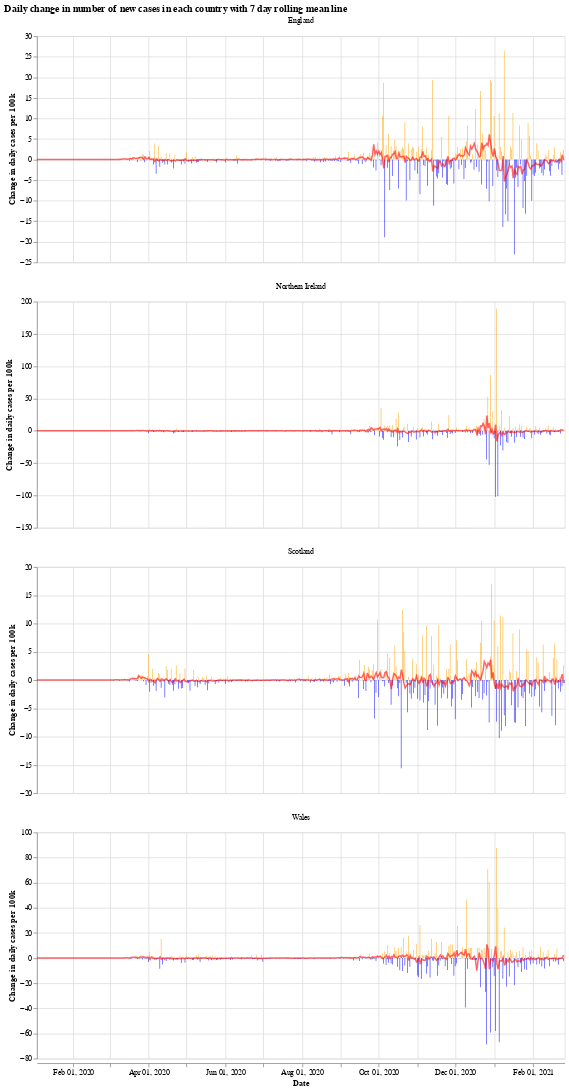

The notebook cell saved with this chart:
### Markdown cell above
We will use the Python library `Altair` for visualising the data, see the [altair docs](https://altair-viz.github.io/) for more information.

First we have a graph which shows the daily change in the number of new cases for each country. This number jumps up and down all over the place, which is likely due to delay in reporting of new cases over the weekend. Another interesting thing is that it looks like the daily cases in Wales experienced a much shorter period of calm over the summer (calm in the sense of daily cases not jumping up and down).

The orange bars are days when the number of new cases (per 100k population) was more than the previous day, while the blue are days when the number of new cases dropped. The red line is the 7 day moving average. 

When the moving average line is below 0, it means that there is a consistent drop in new cases. We can see this clearly happening around the times that lockdowns were introduced (though, to varying degrees). I will update the graphs soon with a marker of when each lockdown started.

### Code cell
# collapse
import altair as alt

bars = alt.Chart(uk_cases).mark_bar().encode(
    x=alt.X("yearmonthdate(date):T", axis=alt.Axis(title='Date')),
    y=alt.Y("casesChangeRate:Q", axis=alt.Axis(title='Change in daily cases per 100k')),
    tooltip='casesChange',
    color=alt.condition(
        alt.datum.casesChangeRate > 0,
        alt.value("orange"),  # The positive color
        alt.value("blue")  # The negative color
    )
).properties(title='Daily change in number of new cases with 7 day rolling mean',width=700).interactive()

line = alt.Chart(uk_cases).mark_line(
    color='red',
    size=2,
    opacity=0.6
).transform_window(
    rolling_mean='mean(casesChangeRate)',
    frame=[0, 7],
    groupby=['areaName']
).encode(
    x='yearmonthdate(date):T',
    y='rolling_mean:Q'
)

alt.layer(bars, line, data=uk_cases).facet(alt.Column(
    'areaName', title=''), columns=1).resolve_scale(y='independent').properties(title='Daily change in number of new cases in each country with 7 day rolling mean line')

### Figure 1 — Vega-Lite specification as saved in the notebook (floating-point values rounded to 4 significant figures; data arrays with more than 128 entries replaced by an {"elided": "..."} marker saying what was removed)
{"config": {"view": {"continuousWidth": 400, "continuousHeight": 300}}, "data": {"name": "data-343a2b34e7bfd1177d5d90d0955714c8"}, "facet": {"type": "nominal", "field": "areaName", "title": ""}, "spec": {"layer": [{"mark": "bar", "encoding": {"color": {"condition": {"value": "orange", "test": "(datum.casesChangeRate > 0)"}, "value": "blue"}, "tooltip": {"type": "quantitative", "field": "casesChange"}, "x": {"type": "temporal", "axis": {"title": "Date"}, "field": "date", "timeUnit": "yearmonthdate"}, "y": {"type": "quantitative", "axis": {"title": "Change in daily cases per 100k"}, "field": "casesChangeRate"}}, "selection": {"selector001": {"type": "interval", "bind": "scales", "encodings": ["x", "y"]}}, "title": "Daily change in number of new cases with 7 day rolling mean", "width": 700}, {"mark": {"type": "line", "color": "red", "opacity": 0.6, "size": 2}, "encoding": {"x": {"type": "temporal", "field": "date", "timeUnit": "yearmonthdate"}, "y": {"type": "quantitative", "field": "rolling_mean"}}, "transform": [{"window": [{"op": "mean", "field": "casesChangeRate", "as": "rolling_mean"}], "frame": [0, 7], "groupby": ["areaName"]}]}]}, "columns": 1, "resolve": {"scale": {"y": "independent"}}, "title": "Daily change in number of new cases in each country with 7 day rolling mean line", "$schema": "https://vega.github.io/schema/vega-lite/v4.8.1.json", "datasets": {"data-343a2b34e7bfd1177d5d90d0955714c8": {"elided": "1680 records"}}}
